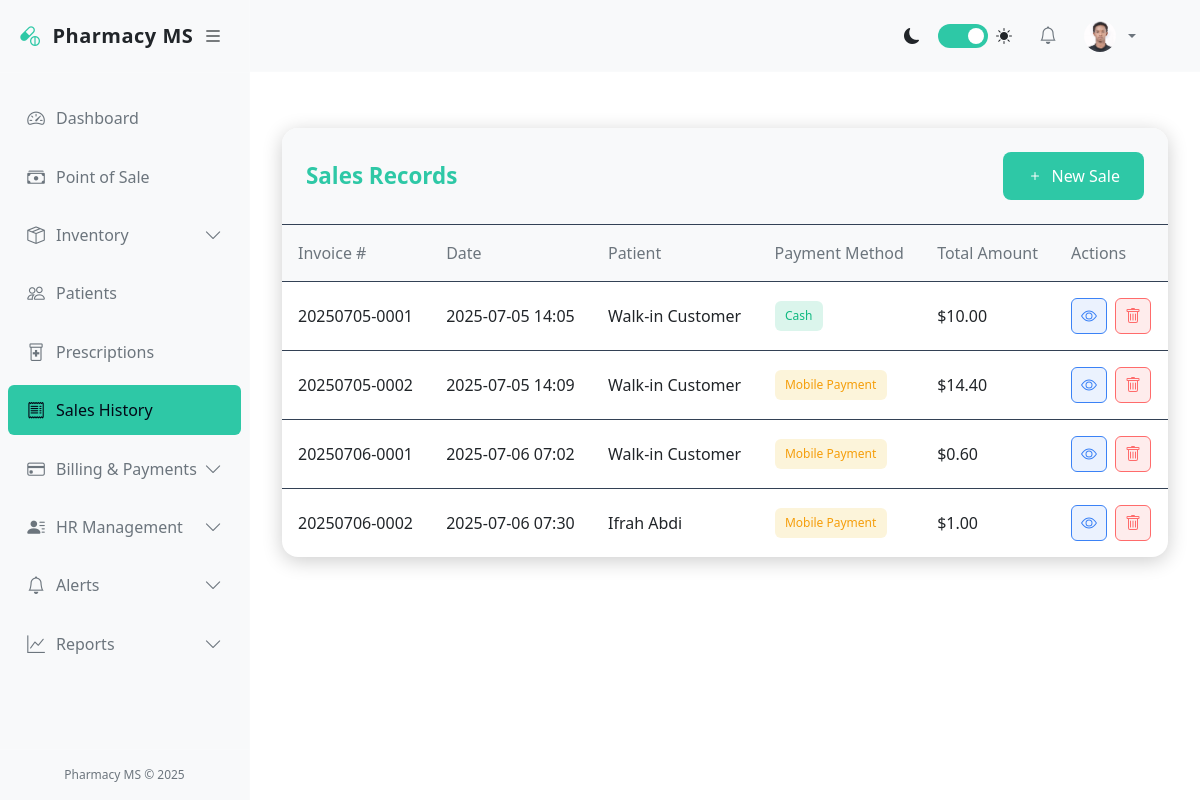
The page /pharmacy/sales/ (signed in) on the database as committed earlier.
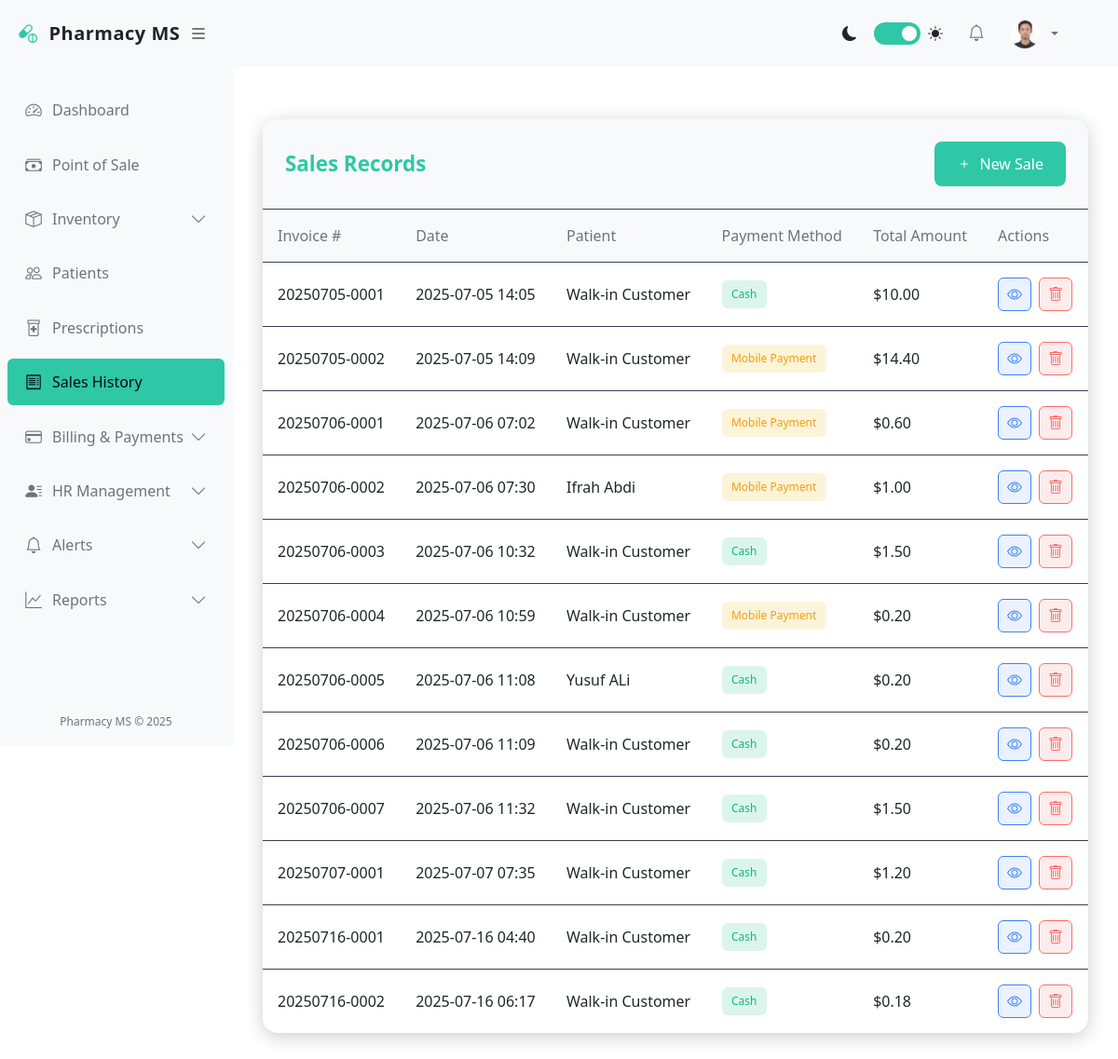
The same page on the database as committed later.
### accounts/models.py (models this page shows, shortened)
class User(AbstractUser):
    GENDER_CHOICES = (
        ('M', 'Male'),
        ('F', 'Female'),
        ('O', 'Other'),
    )
    ROLES = (
        ('admin', 'Administrator'),
        ('pharmacist', 'Pharmacist'),
        ('cashier', 'Cashier'),
        ('manager', 'Manager'),
        ('staff', 'Staff'),
    )
    role = models.CharField(max_length=20, choices=ROLES, default='staff')
    gender = models.CharField(max_length=1, choices=GENDER_CHOICES, blank=True, null=True)
    phone = models.CharField(max_length=20, blank=True, null=True)
    address = models.TextField(blank=True, null=True)
    date_of_birth = models.DateField(blank=True, null=True)
    hire_date = models.DateField(blank=True, null=True)
    profile_picture = models.ImageField(upload_to='profile_pics/', blank=True, null=True)
    is_active = models.BooleanField(default=True)

### pharmacy/models.py (models this page shows, shortened)
class Sale(models.Model):
    PAYMENT_METHODS = (
        ('cash', 'Cash'),
        ('card', 'Credit/Debit Card'),
        ('mobile', 'Mobile Payment'),
        ('insurance', 'Insurance'),
        ('credit', 'Credit'),
    )
    invoice_number = models.CharField(max_length=20, unique=True)
    patient = models.ForeignKey('Patient', on_delete=models.SET_NULL, null=True, blank=True)
    date = models.DateTimeField(auto_now_add=True)
    payment_method = models.CharField(max_length=20, choices=PAYMENT_METHODS, default='cash')
    subtotal = models.DecimalField(max_digits=10, decimal_places=2)
    discount_amount = models.DecimalField(max_digits=10, decimal_places=2, default=0)
    total_amount = models.DecimalField(max_digits=10, decimal_places=2)
    notes = models.TextField(blank=True, null=True)
    created_by = models.ForeignKey(User, on_delete=models.SET_NULL, null=True)

class Patient(models.Model):
    GENDER_CHOICES = (
        ('M', 'Male'),
        ('F', 'Female'),
        ('O', 'Other'),
    )
    first_name = models.CharField(max_length=50)
    last_name = models.CharField(max_length=50)
    date_of_birth = models.DateField()
    gender = models.CharField(max_length=1, choices=GENDER_CHOICES)
    phone = models.CharField(max_length=20, blank=True, null=True)
    email = models.EmailField(blank=True, null=True)
    address = models.TextField(blank=True, null=True)
    city = models.CharField(max_length=50, blank=True, null=True)
    state = models.CharField(max_length=50, blank=True, null=True)
    postal_code = models.CharField(max_length=20, blank=True, null=True)
    insurance_provider = models.CharField(max_length=100, blank=True, null=True)
    insurance_number = models.CharField(max_length=50, blank=True, null=True)
    medical_history = models.TextField(blank=True, null=True)
    allergies = models.TextField(blank=True, null=True)
    created_at = models.DateTimeField(auto_now_add=True)
    updated_at = models.DateTimeField(auto_now=True)
    class Meta:
        ordering = ['last_name', 'first_name']

### pharmacy/views.py (the view)
# urls.py: path('sales/', views.sale_list, name='sale_list'),
@login_required
def sale_list(request):
    sales = Sale.objects.all()
    return render(request, 'pharmacy/sales/sale_list.html', {'sales': sales})

### pharmacy/templates/pharmacy/sales/sale_list.html (shortened to what this page needs)
{% extends 'base.html' %}
{% block content %}
<div class="sales-container">
    <div class="sales-header">
        <h1 class="sales-title">Sales Records</h1>
        <a href="{% url 'pos' %}" class="btn btn-primary">
            <svg xmlns="http://www.w3.org/2000/svg" width="16" height="16" fill="currentColor" viewBox="0 0 16 16">
                <path d="M8 4a.5.5 0 0 1 .5.5v3h3a.5.5 0 0 1 0 1h-3v3a.5.5 0 0 1-1 0v-3h-3a.5.5 0 0 1 0-1h3v-3A.5.5 0 0 1 8 4z"/>
            </svg>
            New Sale
        </a>
    </div>
    <div class="table-responsive">
        <table class="sales-table">
            <thead>
                <tr>
                    <th>Invoice #</th>
                    <th>Date</th>
                    <th>Patient</th>
                    <th>Payment Method</th>
                    <th>Total Amount</th>
                    <th>Actions</th>
                </tr>
            </thead>
            <tbody>
                {% for sale in sales %}
                <tr>
                    <td>{{ sale.invoice_number }}</td>
                    <td>{{ sale.date|date:"Y-m-d H:i" }}</td>
                    <td>
                        {% if sale.patient %}
                            {{ sale.patient.first_name }} {{ sale.patient.last_name }}
                        {% else %}
                            Walk-in Customer
                        {% endif %}
                    </td>
                    <td>
                        <span class="payment-method
                            {% if sale.payment_method == 'cash' %}payment-cash
                            {% elif sale.payment_method == 'card' %}payment-card
                            {% elif sale.payment_method == 'mobile' %}payment-mobile
                            {% else %}payment-insurance{% endif %}">
                            {{ sale.get_payment_method_display }}
                        </span>
                    </td>
                    <td>${{ sale.total_amount|floatformat:2 }}</td>
                    <td class="table-actions">
                        <a href="{% url 'sale_detail' sale.pk %}" class="btn btn-sm btn-info" title="View">
                        </a>
                        <a href="{% url 'sale_delete' sale.pk %}" class="btn btn-sm btn-danger" title="Delete">
                        </a>
                    </td>
                </tr>
                {% empty %}
                <tr>
                    <td colspan="6" class="empty-state">No sales records found</td>
                </tr>
                {% endfor %}
            </tbody>
        </table>
    </div>
</div>
{% endblock %}

### pharmacy/templates/base.html (shortened to what this page needs)
<!DOCTYPE html>
<html lang="en">
<head>
    <link href="https://cdn.jsdelivr.net/npm/bootstrap@5.3.0/dist/css/bootstrap.min.css" rel="stylesheet">
    <link rel="stylesheet" href="https://cdn.jsdelivr.net/npm/bootstrap-icons@1.10.0/font/bootstrap-icons.css">
</head>
<body>
    <div class="d-flex">
        <div class="sidebar" id="sidebar">
            <div class="sidebar-header">
                <a href="{% url 'dashboard' %}" class="sidebar-brand">
                    <i class="bi bi-capsule-pill sidebar-brand-icon"></i>
                    <span id="sidebar-title">Pharmacy MS</span>
                </a>
                <button class="toggle-btn" id="toggle-sidebar">
                    <i class="bi bi-list"></i>
                </button>
            </div>
            <div class="px-2 py-3" style="height: calc(100% - 120px); overflow-y: auto;">
                <ul class="nav flex-column">
                    <li class="nav-item">
                        <a class="nav-link {% if request.resolver_match.url_name == 'dashboard' %}active{% endif %}"
                            href="{% url 'dashboard' %}">
                            <i class="bi bi-speedometer2"></i>
                            <span class="nav-link-text ms-2">Dashboard</span>
                        </a>
                    </li>
                    <li class="nav-item">
                        <a class="nav-link {% if 'pos' in request.resolver_match.url_name %}active{% endif %}"
                            href="{% url 'pos' %}">
                            <i class="bi bi-cash-stack"></i>
                            <span class="nav-link-text ms-2">Point of Sale</span>
                        </a>
                    </li>
                    <li class="nav-item">
                        <a class="nav-link "
                            data-bs-toggle="collapse" href="#inventoryCollapse">
                            <i class="bi bi-box-seam"></i>
                            <span class="nav-link-text ms-2">Inventory</span>
                            <i class="bi bi-chevron-down collapse-icon ms-auto"></i>
                        </a>
                    </li>
                    <li class="nav-item">
                        <a class="nav-link {% if 'patient' in request.resolver_match.url_name %}active{% endif %}"
                            href="{% url 'patient_list' %}">
                            <i class="bi bi-people"></i>
                            <span class="nav-link-text ms-2">Patients</span>
                        </a>
                    </li>
                    <li class="nav-item">
                        <a class="nav-link {% if 'prescription' in request.resolver_match.url_name %}active{% endif %}"
                            href="{% url 'prescription_list' %}">
                            <i class="bi bi-prescription2"></i>
                            <span class="nav-link-text ms-2">Prescriptions</span>
                        </a>
                    </li>
                    <li class="nav-item">
                        <a class="nav-link {% if 'sale' in request.resolver_match.url_name and 'pos' not in request.resolver_match.url_name %}active{% endif %}"
                            href="{% url 'sale_list' %}">
                            <i class="bi bi-receipt"></i>
                            <span class="nav-link-text ms-2">Sales History</span>
                        </a>
                    </li>
                    <li class="nav-item">
                        <a class="nav-link {% if 'billing' in request.resolver_match.url_name or 'payment' in request.resolver_match.url_name %}active{% endif %}"
                            data-bs-toggle="collapse" href="#billingCollapse">
                            <i class="bi bi-credit-card"></i>
                            <span class="nav-link-text ms-2">Billing & Payments</span>
                            <i class="bi bi-chevron-down collapse-icon ms-auto"></i>
                        </a>
                    </li>
                    <li class="nav-item">
                        <a class="nav-link {% if 'user' in request.resolver_match.url_name or 'attendance' in request.resolver_match.url_name or 'payroll' in request.resolver_match.url_name %}active{% endif %}"
                            data-bs-toggle="collapse" href="#hrCollapse">
                            <i class="bi bi-person-lines-fill"></i>
                            <span class="nav-link-text ms-2">HR Management</span>
                            <i class="bi bi-chevron-down collapse-icon ms-auto"></i>
                        </a>
                    </li>
                    <li class="nav-item">
                        <a class="nav-link {% if 'notification' in request.resolver_match.url_name or 'alert_rule' in request.resolver_match.url_name %}active{% endif %}"
                            data-bs-toggle="collapse" href="#alertsCollapse">
                            <i class="bi bi-bell"></i>
                            <span class="nav-link-text ms-2">Alerts</span>
                            <i class="bi bi-chevron-down collapse-icon ms-auto"></i>
                        </a>
                    </li>
                    <li class="nav-item">
                        <a class="nav-link {% if 'report' in request.resolver_match.url_name %}active{% endif %}"
                            data-bs-toggle="collapse" href="#reportsCollapse">
                            <i class="bi bi-graph-up"></i>
                            <span class="nav-link-text ms-2">Reports</span>
                            <i class="bi bi-chevron-down collapse-icon ms-auto"></i>
                        </a>
                    </li>
                </ul>
            </div>
            <div class="sidebar-footer">
                Pharmacy MS &copy; 2025
            </div>
        </div>
        <div class="main-content flex-grow-1" id="main-content">
            <nav class="navbar navbar-expand-lg navbar-light bg-light border-bottom">
                <div class="container-fluid">
                    <div class="collapse navbar-collapse" id="navbarSupportedContent">
                        <ul class="navbar-nav ms-auto align-items-center">
                            <li class="nav-item me-3">
                                <div class="d-flex align-items-center">
                                    <i class="bi bi-moon-fill me-2"></i>
                                    <label class="theme-switch">
                                        <span class="slider"></span>
                                    </label>
                                    <i class="bi bi-sun-fill ms-2"></i>
                                </div>
                            </li>
                            <li class="nav-item dropdown me-2">
                                <a class="nav-link position-relative" href="#" id="notificationsDropdown" role="button"
                                    data-bs-toggle="dropdown">
                                    <i class="bi bi-bell"></i>
                                </a>
                            </li>
                            <li class="nav-item dropdown">
                                <a class="nav-link dropdown-toggle d-flex align-items-center" href="#" id="userDropdown"
                                    role="button" data-bs-toggle="dropdown">
                                    {% if user.profile_picture %}
                                    <img src="{{ user.profile_picture.url }}" class="rounded-circle me-2" width="32"
                                        height="32" alt="Profile">
                                    {% else %}
                                    <i class="bi bi-person-circle me-2"></i>
                                    {% endif %}
                                </a>
                            </li>
                        </ul>
                    </div>
                </div>
            </nav>
            <div class="container-fluid py-4">
                {% block content %}{% endblock %}
            </div>
        </div>
    </div>
</body>
</html>

Rows that differ between the two databases and show on the page:
added Sale: invoice_number "20250706-0003", date "2025-07-06 10:32", shows "Walk-in Customer", payment_method "Cash", total_amount "1.50"
added Sale: invoice_number "20250706-0004", date "2025-07-06 10:59", shows "Walk-in Customer", payment_method "Mobile Payment", total_amount "0.20"
added Sale: invoice_number "20250706-0005", date "2025-07-06 11:08", patient.first_name "Yusuf", patient.last_name "ALi", payment_method "Cash", total_amount "0.20"
added Sale: invoice_number "20250706-0006", date "2025-07-06 11:09", shows "Walk-in Customer", payment_method "Cash", total_amount "0.20"
added Sale: invoice_number "20250706-0007", date "2025-07-06 11:32", shows "Walk-in Customer", payment_method "Cash", total_amount "1.50"
added Sale: invoice_number "20250707-0001", date "2025-07-07 07:35", shows "Walk-in Customer", payment_method "Cash", total_amount "1.20"
added Sale: invoice_number "20250716-0001", date "2025-07-16 04:40", shows "Walk-in Customer", payment_method "Cash", total_amount "0.20"
added Sale: invoice_number "20250716-0002", date "2025-07-16 06:17", shows "Walk-in Customer", payment_method "Cash", total_amount "0.18"
